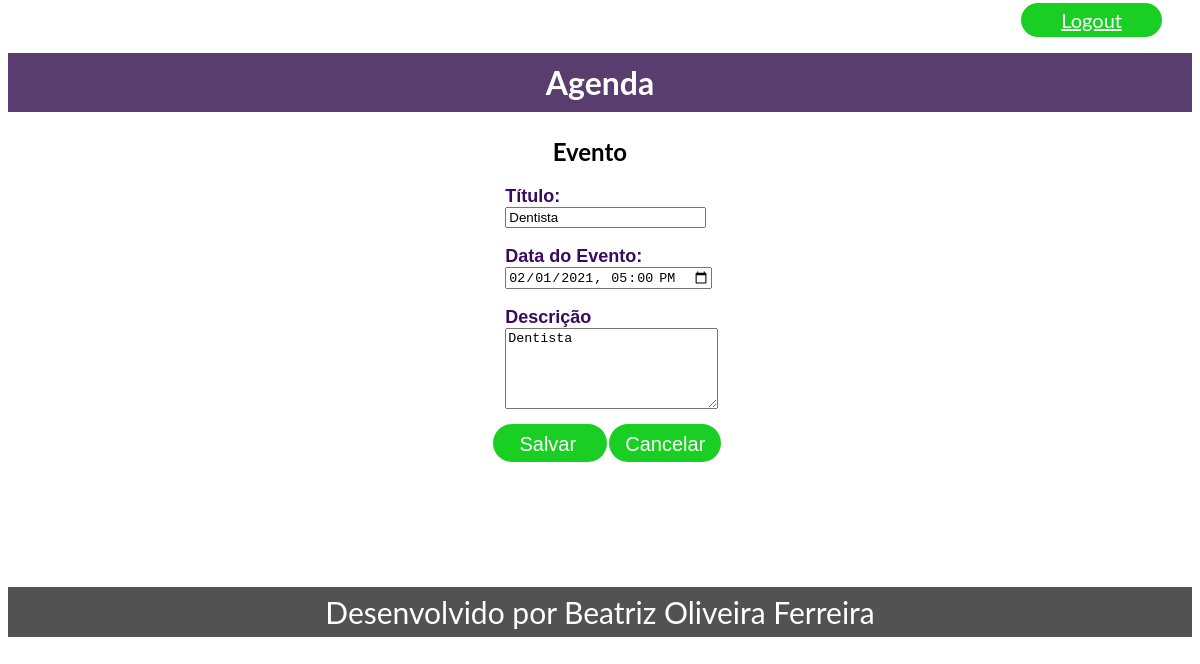
The page /agenda/evento/?id=8 (signed in) on the database as committed earlier.
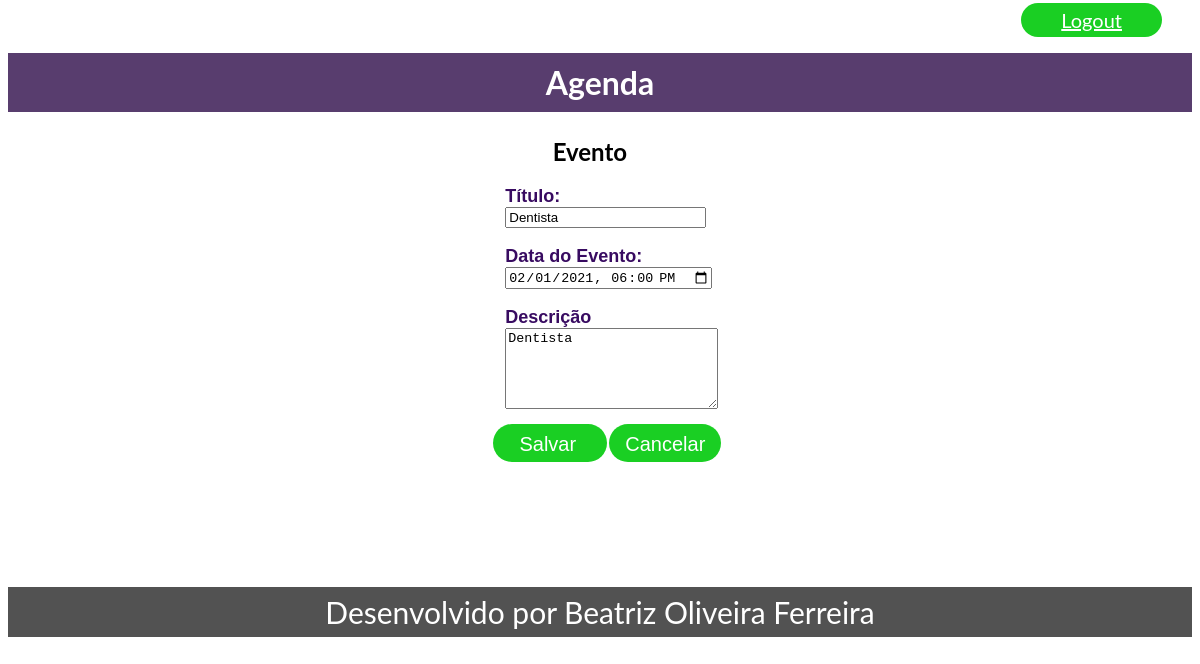
The same page on the database as committed later.
### core/models.py (models this page shows, shortened)
class Evento(models.Model):
    titulo = models.CharField(max_length=100)
    descricao = models.TextField(blank=True, null=True)
    data_evento = models.DateTimeField(verbose_name='Data do evento')
    data_criacao = models.DateTimeField(auto_now=True)
    usuario = models.ForeignKey(User, on_delete=models.CASCADE)
    class Meta:
        db_table = 'evento'
    def get_data_input_evento(self):
        return self.data_evento.strftime('%Y-%m-%dT%H:%M')

### core/views.py (the view)
# urls.py: path('agenda/evento/', views.evento),
@login_required(login_url='/login/')
def evento(request):
    id_evento = request.GET.get('id')
    dados = {}
    if id_evento:
        dados['evento'] = Evento.objects.get(id=id_evento)
    return render(request, 'evento.html', dados)

### templates/evento.html (shortened to what this page needs)
{% extends "model-page.html" %}
{% block content %}
<h2>Evento</h2>
<form action="submit" method="POST">{% csrf_token %}
    <label>Título: </label>
    <br>
    <input type="text" name="titulo" size="22" value="{{ evento.titulo }}">
    <br><br>
    <label>Data do Evento: </label>
    <br>
    <input type="datetime-local" name="data_evento" size="22" value="{{ evento.get_data_input_evento }}">
    <br><br>
    <label>Descrição</label>
    <br>
    <textarea name="descricao" rows="5" cols="24">{{ evento.descricao }}</textarea>
    <br><br>
    <a class="salvar">
        <button type="submit" class="nomeSalvar">Salvar</button>
    </a>
    <a href="/" class="cancelar">
        <button type="button" class="nomeCancelar">Cancelar</button>
    </a>
</form>
{% endblock %}

Rows that differ between the two databases and show on the page:
changed Evento "Dentista": data_evento "02/01/2021 17:00" → "02/01/2021 18:00"
